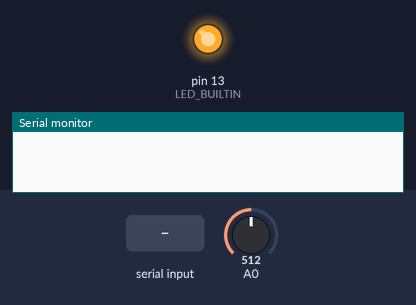
The sketch below on a simulated Arduino Uno, built with avr-gcc and run on an emulated ATmega328P. Parts: output pins drawn as LEDs (lit = HIGH), the last lines printed to the serial monitor. The inputs (shaded band) are chosen by the test bench; at power-on: A0 = 512.

Above: at 2.7 s.
2.8 s: "4D 74 FF D3" received over Serial
At 3.15 s:
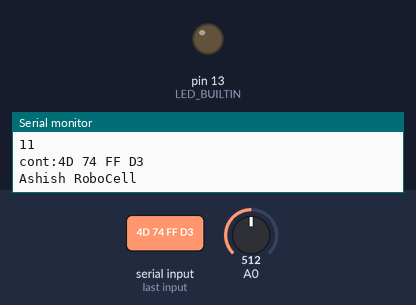
4.5 s: "43 43 2D 38" received over Serial
At 5.7 s:
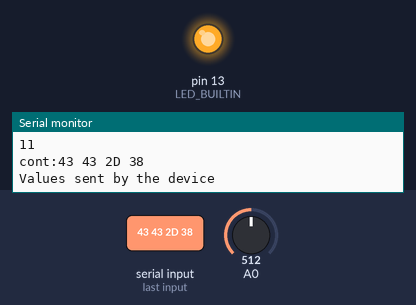
6.2 s: "53 1F F3 38" received over Serial
At 6.55 s:
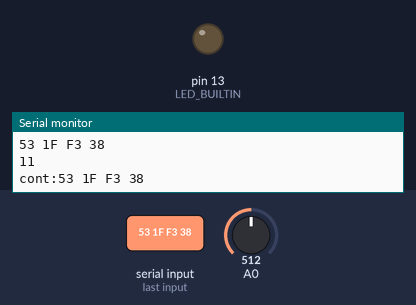
Timing chart, 0 to 9.2 s (numbered marks = the images above; inputs shaded):
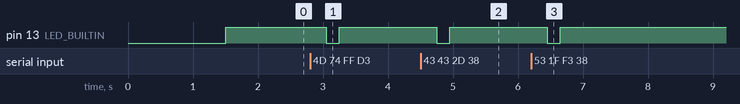

The sketch:

Node_Code.ino
```cpp
#include "Ubidots.h"
const char* UBIDOTS_TOKEN = "BBFF-S8JXMYiPqcAGSZjM4eldw7m2LEvQ0s";  // Put here your Ubidots TOKEN
const char* WIFI_SSID = "realme 5";      // Put here your Wi-Fi SSID
const char* WIFI_PASS = "12345678";      // Put here your Wi-Fi password
Ubidots ubidots(UBIDOTS_TOKEN, UBI_TCP);

int value;
void setup() {
  Serial.begin(9600);
  ubidots.wifiConnect(WIFI_SSID, WIFI_PASS);
  pinMode(A0,INPUT);
  pinMode(LED_BUILTIN,OUTPUT);
  digitalWrite(LED_BUILTIN,HIGH);
  // put your setup code here, to run once:

}
 // ubidots.setDebug(true);  // Uncomment this line for printing debug messages
void loop() {

  if (Serial.available()) {
    // wait a bit for the entire message to arrive
    delay(100);
    // read all the available characters
     String content = "";
  char character;

  while(Serial.available()) {
      character = Serial.read();
      content.concat(character);
  }
    //delay(50);
    Serial.println(content.substring(0));

    int n=content.length();
    Serial.println(n);
    char* cont = (char*)malloc(sizeof(char) * 11);
  content.substring(0,11).toCharArray(cont,++n);
  Serial.print("cont:");
  Serial.println(cont);
  if (content != "")
  {
   // Serial.println(content.substring(0,11));
    delay(50);
    //Serial.println((strcmp(cont,"43 78 6A 38"))==0);

    if((strcmp(cont,"4D 74 FF D3"))==0)
  {
    ubidots.addContext("namey","Ashish RoboCell");
    Serial.println("Ashish RoboCell");
    delay(50);
  }
  else if((strcmp(cont,"43 43 2D 38"))==0)
  {//Serial.println("it Went here");
     ubidots.addContext("namey","Anushka RoboCell");
    delay(50);
  }
  else if((strcmp(cont,"53 1F F3 38"))==0)
  {
    ubidots.addContext("namey","Ashis* RoboCell");
    delay(50);
  }
  else if((strcmp(cont,"43 2C 8E 38"))==0)
  {
    ubidots.addContext("namey","Ayush* RoboCell");
    delay(50);
  }
  else if((strcmp(cont,"43 87 D8 38"))==0)
  {
    ubidots.addContext("namey","Ayush RoboCell");
    delay(50);
  }
  else if((strcmp(cont,"53 2C E2 38"))==0)
  {
    ubidots.addContext("namey","Chitrak RoboCell");
    delay(50);
  }

  else if((strcmp(cont,"43 4D 6B 38"))==0)
  {
    ubidots.addContext("namey","Gaurav RoboCell");
    delay(50);
  }
  else if((strcmp(cont,"43 8E EA 38"))==0)
  {
    ubidots.addContext("namey","Ishan RoboCell");
    delay(50);
  }
  else if((strcmp(cont,"02 28 16 2D"))==0)
  {
    ubidots.addContext("namey","Mounam RoboCell");
    delay(50);
  }
  else if((strcmp(cont,"02 64 87 2D"))==0)
  {
    ubidots.addContext("namey","Naresh RoboCell");
    delay(50);
  }
  else if((strcmp(cont,"02 60 98 2D"))==0)
  {
    ubidots.addContext("namey","Pavani RoboCell");
    delay(50);
  }
  else if((strcmp(cont,"45 AB EE 21"))==0)
  {//Serial.println("it Went here");
     ubidots.addContext("namey","Riddhi RoboCell");
    delay(50);
  }
  else if((strcmp(cont,"45 26 D5 21"))==0)
  {
    ubidots.addContext("namey","Sriman RoboCell");
    delay(50);
  }
  else if((strcmp(cont,"45 20 98 21"))==0)
  {
    ubidots.addContext("namey","Srimantini RoboCell");
    delay(50);
  }
  else if((strcmp(cont,"45 6C 41 21"))==0)
  {
    ubidots.addContext("namey","Subham RoboCell");
    delay(50);
  }
  else if((strcmp(cont,"02 76 D5 2D"))==0)
  {
    ubidots.addContext("namey","Sumit RoboCell");
    delay(50);
  }

  else if((strcmp(cont,"02 2D 8C 2D"))==0)
  {
    ubidots.addContext("namey","Thanooj RoboCell");
    delay(50);
  }
  else if((strcmp(cont,"43 24 16 38"))==0)
  {
    ubidots.addContext("namey","Yash RoboCell");
    delay(50);
  }
  else if((strcmp(cont,"43 33 F3 38"))==0)
  {
    ubidots.addContext("namey","Aashrey RoboCell");
    delay(50);
  }
  else if((strcmp(cont,"02 40 9C 2D"))==0)
  {
    ubidots.addContext("namey","Abhishek RoboCell");
    delay(50);
  }
  else if((strcmp(cont,"02 8E 20 2D"))==0)
  {
    ubidots.addContext("namey","Arindam RoboCell");
    delay(50);
  }
  else if((strcmp(cont,"45 03 90 21"))==0)
  {//Serial.println("it Went here");
     ubidots.addContext("namey","Purnima RoboCell");
    delay(50);
  }
  else if((strcmp(cont,"45 BA BC 21"))==0)
  {
    ubidots.addContext("namey","Pawan RoboCell");
    delay(50);
  }
  else if((strcmp(cont,"45 88 49 21"))==0)
  {
    ubidots.addContext("namey","Swapnil RoboCell");
    delay(50);
  }
  else if((strcmp(cont,"35 DD C1 21"))==0)
  {
    ubidots.addContext("namey","Chitrita RoboCell");
    delay(50);
  }
  else if((strcmp(cont,"02 98 EF 2D"))==0)
  {
    ubidots.addContext("namey","Harsh RoboCell");
    delay(50);
  }

  else if((strcmp(cont,"02 93 25 2D"))==0)
  {
    ubidots.addContext("namey","Saivara RoboCell");
    delay(50);
  }
  else if((strcmp(cont,"02 02 AF 2D"))==0)
  {
    ubidots.addContext("namey","Pradum RoboCell");
    delay(50);
  }
  else if((strcmp(cont,"02 60 22 2D"))==0)
  {
    ubidots.addContext("namey","Rupesh RoboCell");
    delay(50);
  }
  else if((strcmp(cont,"02 13 56 2D"))==0)
  {
    ubidots.addContext("namey","Avinash RoboCell");
    delay(50);
  }
  else if((strcmp(cont,"45 4E 81 21"))==0)
  {
    ubidots.addContext("namey","Roshan RoboCell");
    delay(50);
  }

  else
  {
    ubidots.addContext("namey","Not Enrolled");
    delay(50);
  }

  delay(10);
  ubidots.addContext("uid", cont);
  delay(10);
    value=analogRead(A0);
    delay(30);
  char* context = (char*)malloc(sizeof(char) * 60);
  ubidots.getContext(context);
  ubidots.add("Attendence_System", value, context); // Change for your variable name

  bool bufferSent = false;
  bufferSent = ubidots.send("nodemcu");  // Will send data to a device label that matches the device Id

  if (bufferSent) {
    // Do something if values were sent proper
    digitalWrite(LED_BUILTIN,LOW);
    delay(200);
    digitalWrite(LED_BUILTIN,HIGH);

    Serial.println("Values sent by the device");}


    }


  }


  }
  // put your main code here, to run repeatedly:
```

Measured:
- after the input at 2.8 s, pin 13 (LED_BUILTIN): HIGH → LOW after 0.25 s, → HIGH 0.20 s later
- after the input at 4.5 s, pin 13 (LED_BUILTIN): HIGH → LOW after 0.25 s, → HIGH 0.20 s later
- after the input at 6.2 s, pin 13 (LED_BUILTIN): HIGH → LOW after 0.25 s, → HIGH 0.20 s later
